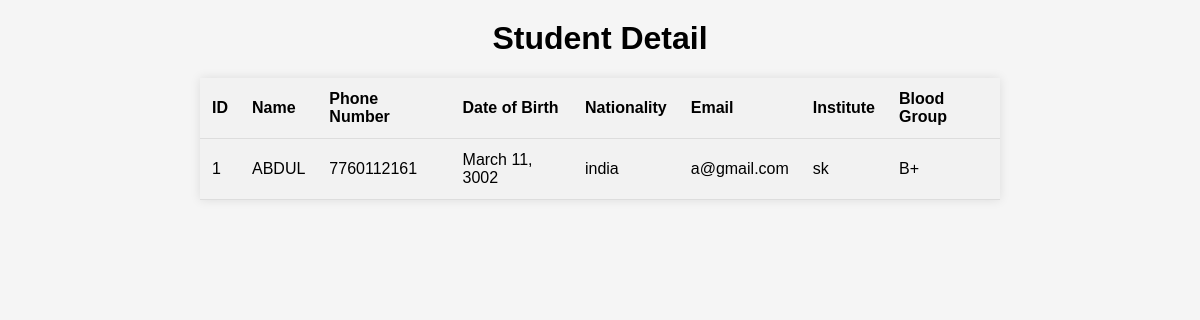
The app's page /view_student_detail/1/ with its own data.
### myapp/models.py (models this page shows, shortened)
class Studentdetail(models.Model):
    Id = models.CharField(max_length=20, primary_key=True)
    name = models.CharField(max_length=100)
    phone_number = models.CharField(max_length=20)
    dob = models.DateField()
    nationality = models.CharField(max_length=20)
    email = models.EmailField()
    institute = models.CharField(max_length=100)
    blood_group = models.CharField(max_length=10)

### myapp/views.py (the view)
# urls.py: path('view_student_detail/<str:student_id>/', views.view_student_detail, name='view_student_detail'),
def view_student_detail(request, student_id):
    student = get_object_or_404(Studentdetail, Id=student_id)
    return render(request, 'student_detail.html', {'student': student})

### templates/student_detail.html (shortened to what this page needs)
<!DOCTYPE html>
<html>
<head>
</head>
<body>
    <h1>Student Detail</h1>
    <table>
        <tr>
            <th>ID</th>
            <th>Name</th>
            <th>Phone Number</th>
            <th>Date of Birth</th>
            <th>Nationality</th>
            <th>Email</th>
            <th>Institute</th>
            <th>Blood Group</th>
        </tr>
        <tr>
            <td>{{ student.Id }}</td>
            <td>{{ student.name }}</td>
            <td>{{ student.phone_number }}</td>
            <td>{{ student.dob }}</td>
            <td>{{ student.nationality }}</td>
            <td>{{ student.email }}</td>
            <td>{{ student.institute }}</td>
            <td>{{ student.blood_group }}</td>
        </tr>
    </table>
</body>
</html>

### templates/student_detail.html (style rules this page uses)
body { font-family: Arial, sans-serif; background-color: #f5f5f5; }
h1 { text-align: center; margin-top: 20px; }
table { margin: 0 auto; border-collapse: collapse; width: 80%; max-width: 800px; background-color: #fff; box-shadow: 0 0 10px rgba(0, 0, 0, 0.1); }
th, td { padding: 12px; text-align: left; border-bottom: 1px solid #ddd; }
th { background-color: #f2f2f2; }
tr:nth-child(even) { background-color: #f2f2f2; }

### records on screen
Studentdetail: name "ABDUL", phone_number "7760112161", dob "March 11, 3002", nationality "india", email "a@gmail.com", institute "sk", blood_group "B+"

### other values on screen
{{ student.Id }} "1"
